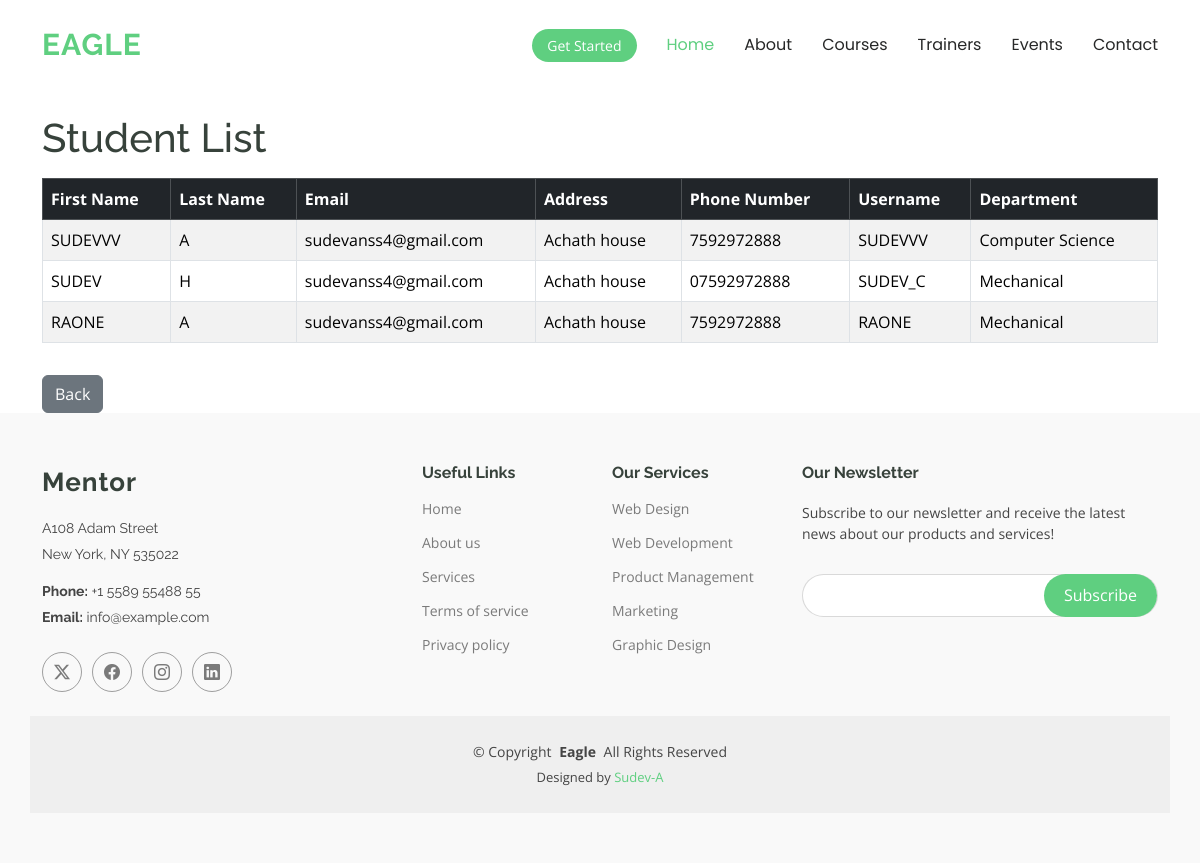
The app's page /view_students/ with its own data.
### myapp/models.py (models this page shows, shortened)
class Student(models.Model):
    student_id = models.OneToOneField(User, on_delete=models.CASCADE, related_name="student_profile")
    guardian = models.CharField(max_length=100, null=True, blank=True)

class User(AbstractUser):
    USERTYPE_CHOICES = (
        ("Student", "Student"),
        ("Teacher", "Teacher"),
    )
    usertype = models.CharField(max_length=50, choices=USERTYPE_CHOICES)
    address = models.CharField(max_length=255, null=True, blank=True)
    phone_number = models.CharField(max_length=15, null=True, blank=True)
    department = models.ForeignKey(Department, on_delete=models.SET_NULL, null=True, blank=True)
    picture = models.ImageField(upload_to="profiles/", null=True, blank=True)

class Department(models.Model):
    department = models.CharField(max_length=100, unique=True)
    def __str__(self):
        return self.department

### myapp/views.py (the view)
# urls.py: path('view_students/', views.view_students, name='view_students'),
def view_students (request):
    students = Student.objects.select_related('student_id', 'student_id__department').all().order_by("student_id__department")
    return render(request, 'view_students.html', {'students': students})

### myapp/templates/view_students.html (shortened to what this page needs)
{% load static %}
<!DOCTYPE html>
<html lang="en">
<head>
  <link href="{% static 'assets/vendor/bootstrap/css/bootstrap.min.css' %}" rel="stylesheet">
  <link href="{% static 'assets/vendor/bootstrap-icons/bootstrap-icons.css' %}" rel="stylesheet">
  <link href="{% static 'assets/vendor/aos/aos.css' %}" rel="stylesheet">
  <link href="{% static 'assets/vendor/glightbox/css/glightbox.min.css' %}" rel="stylesheet">
  <link href="{% static 'assets/vendor/swiper/swiper-bundle.min.css' %}" rel="stylesheet">
  <link href="{% static 'assets/css/main.css' %}" rel="stylesheet">
</head>
<body class="index-page">
  <header id="header" class="header d-flex align-items-center sticky-top">
    <div class="container-fluid container-xl position-relative d-flex align-items-center">
      <a href="#" class="logo d-flex align-items-center me-auto">
        <h1 class="sitename">Eagle</h1>
      </a>
      <nav id="navmenu" class="navmenu">
        <ul>
        {% block content1 %}
          <li><a href="#" class="active">Home<br></a></li>
          <li><a href="#">About</a></li>
          <li><a href="#">Courses</a></li>
          <li><a href="#">Trainers</a></li>
          <li><a href="#">Events</a></li>
          <li><a href="#">Contact</a></li>
        </ul>
      </nav>
      <a class="btn-getstarted" href="{% url 'login' %}">Get Started</a>
    </div>
  </header>
<body>
<div class="container mt-4">
  <h1 class="mb-3">Student List</h1>
  <div class="table-responsive">
    <table class="table table-bordered table-striped align-middle">
      <thead class="table-dark">
        <tr>
          <th>First Name</th>
          <th>Last Name</th>
          <th>Email</th>
          <th>Address</th>
          <th>Phone Number</th>
          <th>Username</th>
          <th>Department</th>
        </tr>
      </thead>
      <tbody>
        {% for student in students %}
        <tr>
          <td>{{ student.student_id.first_name }}</td>
          <td>{{ student.student_id.last_name }}</td>
          <td>{{ student.student_id.email }}</td>
          <td>{{ student.student_id.address }}</td>
          <td>{{ student.student_id.phone_number }}</td>
          <td>{{ student.student_id.username }}</td>
          <td>{{ student.student_id.department }}</td>
        </tr>
        {% empty %}
        <tr>
          <td colspan="7" class="text-center text-muted">No students found.</td>
        </tr>
        {% endfor %}
      </tbody>
    </table>
  </div>
  <a href="{% url 'teacher_h' %}" class="btn btn-secondary mt-3">Back</a>
</div>
  <footer id="footer" class="footer position-relative light-background">
    <div class="container footer-top">
      <div class="row gy-4">
        <div class="col-lg-4 col-md-6 footer-about">
          <a href="#" class="logo d-flex align-items-center">
            <span class="sitename">Mentor</span>
          </a>
          <div class="footer-contact pt-3">
            <p>A108 Adam Street</p>
            <p>New York, NY 535022</p>
            <p class="mt-3"><strong>Phone:</strong> <span>+1 5589 55488 55</span></p>
            <p><strong>Email:</strong> <span>info@example.com</span></p>
          </div>
          <div class="social-links d-flex mt-4">
            <a href=""><i class="bi bi-twitter-x"></i></a>
            <a href=""><i class="bi bi-facebook"></i></a>
            <a href=""><i class="bi bi-instagram"></i></a>
            <a href=""><i class="bi bi-linkedin"></i></a>
          </div>
        </div>
        <div class="col-lg-2 col-md-3 footer-links">
          <h4>Useful Links</h4>
          <ul>
            <li><a href="#">Home</a></li>
            <li><a href="#">About us</a></li>
            <li><a href="#">Services</a></li>
            <li><a href="#">Terms of service</a></li>
            <li><a href="#">Privacy policy</a></li>
          </ul>
        </div>
        <div class="col-lg-2 col-md-3 footer-links">
          <h4>Our Services</h4>
          <ul>
            <li><a href="#">Web Design</a></li>
            <li><a href="#">Web Development</a></li>
            <li><a href="#">Product Management</a></li>
            <li><a href="#">Marketing</a></li>
            <li><a href="#">Graphic Design</a></li>
          </ul>
        </div>
        <div class="col-lg-4 col-md-12 footer-newsletter">
          <h4>Our Newsletter</h4>
          <p>Subscribe to our newsletter and receive the latest news about our products and services!</p>
          <form action="forms/newsletter.php" method="post" class="php-email-form">
            <div class="newsletter-form"><input type="email" name="email"><input type="submit" value="Subscribe"></div>
          </form>
        </div>
      </div>
    </div>
    <div class="container copyright text-center mt-4">
      <p>© <span>Copyright</span> <strong class="px-1 sitename">Eagle</strong> <span>All Rights Reserved</span></p>
      <div class="credits">
        Designed by <a href="#">Sudev-A</a>
      </div>
    </div>
  </footer>
</body>
</html>

### records on screen
Student: student_id.first_name "SUDEVVV", student_id.last_name "A", student_id.email "sudevanss4@gmail.com", student_id.address "Achath house", student_id.phone_number "7592972888", student_id.username "SUDEVVV", student_id.department "Computer Science"
Student: student_id.first_name "SUDEV", student_id.last_name "H", student_id.email "sudevanss4@gmail.com", student_id.address "Achath house", student_id.phone_number "07592972888", student_id.username "SUDEV_C", student_id.department "Mechanical"
Student: student_id.first_name "RAONE", student_id.last_name "A", student_id.email "sudevanss4@gmail.com", student_id.address "Achath house", student_id.phone_number "7592972888", student_id.username "RAONE", student_id.department "Mechanical"
